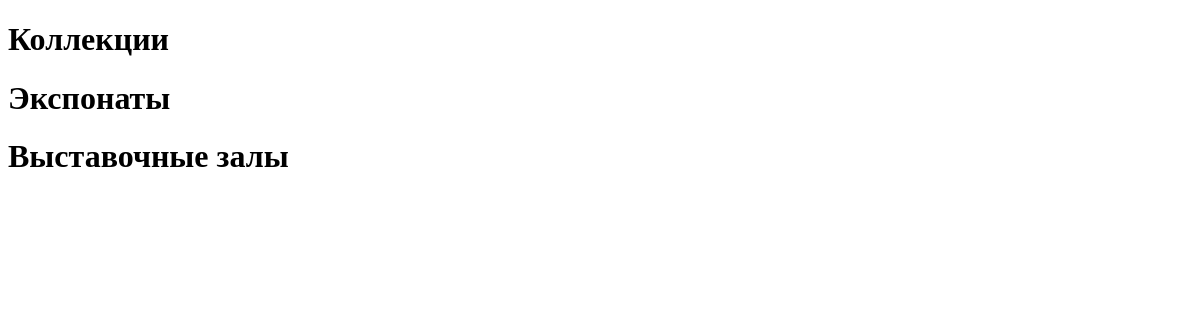
Page /btest/ on the earlier database version.
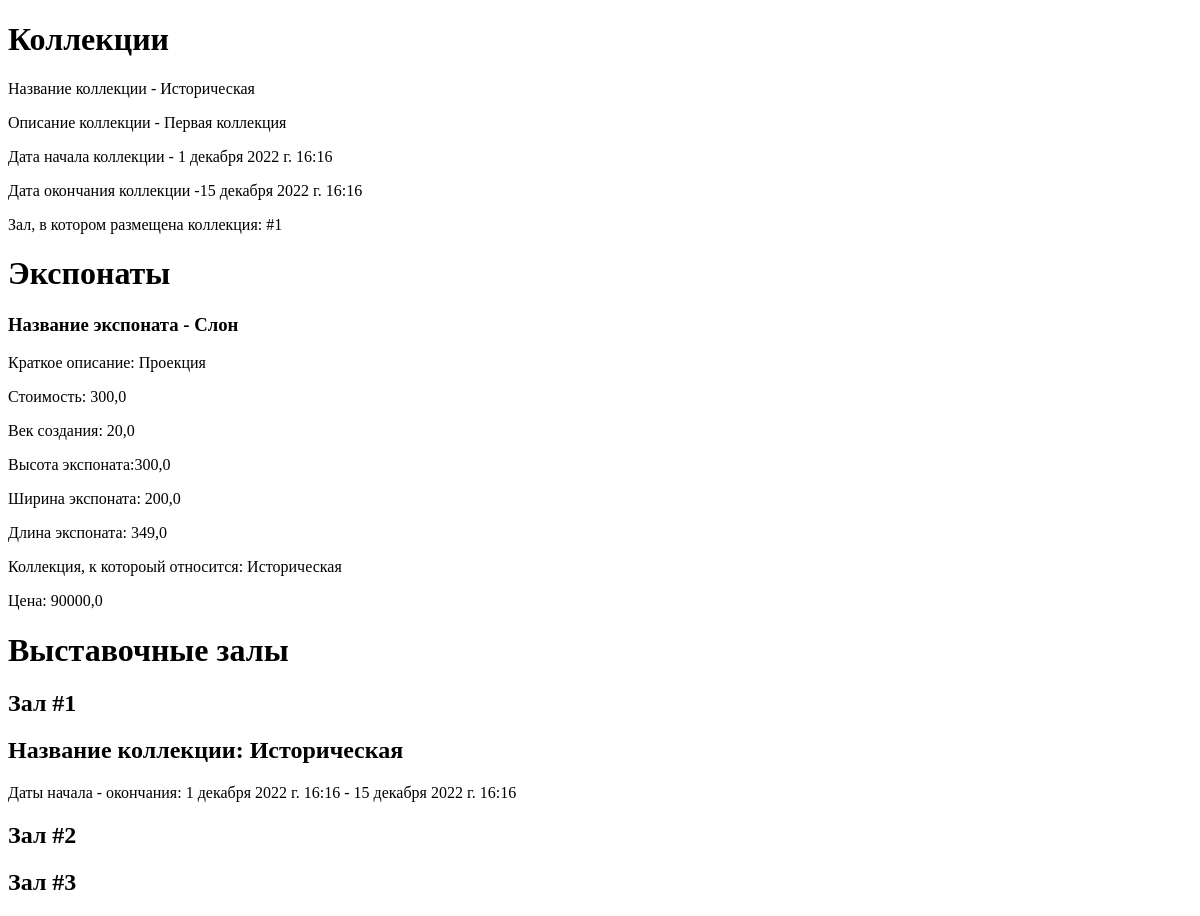
Same page on the later database version.
### btest/models.py (models this page shows, shortened)
class Collection(models.Model):
  name = models.CharField(max_length=50, verbose_name='Название')
  content = models.TextField(null=True, blank=True, verbose_name='Краткое описание')
  start_date= models.DateTimeField(null=True,verbose_name='Период показа')
  fin_date= models.DateTimeField(null=True,verbose_name='Период показа')
  zal= models.ForeignKey('Zal', null=True,   on_delete=models.PROTECT, verbose_name='Выставочный зал')
  def __str__(self):
    return self.name
  class Meta:
    verbose_name_plural = 'Коллекции'
    verbose_name = 'Коллекция'
    ordering = ['name']

class Zal(models.Model):
  name = models.CharField(max_length=50, verbose_name='Название')
  def __str__(self):
    return self.name
  class Meta:
    verbose_name_plural = 'Выставочные залы'
    verbose_name = 'Выставочный зал'
    ordering = ['name']

class Exponat(models.Model):
  name = models.CharField(max_length=50, verbose_name='Название')
  content = models.TextField(null=True, blank=True, verbose_name='Краткое описание')
  stoimost = models.FloatField(null=True, blank=True, verbose_name='Страховая стоимость')
  vek_sozdania = models.FloatField(null=True, blank=True, verbose_name='Век создания')
  visota = models.FloatField(null=True, blank=True, verbose_name='Высота')
  shirina = models.FloatField(null=True, blank=True, verbose_name='Ширина')
  dlina = models.FloatField(null=True, blank=True, verbose_name='Длина')
  collection = models.ForeignKey('Collection', null=True,   on_delete=models.PROTECT, verbose_name='Коллекция')
  price = models.FloatField(null=True, blank=True, verbose_name='Цена')
  class Meta:
    verbose_name_plural = 'Экспонаты'
    verbose_name = 'Экспонат'
    ordering = ['name']

### btest/views.py (the view)
# urls.py: path('', index),
def index(request):
    bbs = Collection.objects.all()
    rbs = Exponat.objects.all()
    tbs = Zal.objects.all()
    return render(request, "btest/index.html", {'bbs': bbs, 'rbs1': rbs, 'tbs': tbs })

### btest/templates/btest/index.html (shortened to what this page needs)
<!DOCTYPE html>
<html lang="ru">
<head>
</head>
<body>
	<h1>Коллекции</h1>
	{% for collection in bbs %}
	<div>
		<p> Название коллекции - {{ collection.name }}</p>
		<p> Описание коллекции - {{ collection.content }}</p>
		<p> Дата начала коллекции - {{ collection.start_date}}</p>
		<p> Дата окончания коллекции -{{ collection.fin_date}}</p>
		<p> Зал, в котором размещена коллекция: {{ collection.zal}}</p>
	</div>
	{% endfor %}
	<h1>Экспонаты</h1>
	{% for exponat in rbs1 %}
	<div>
		<h3> Название экспоната - {{ exponat.name }}</h3>
		<p> Краткое описание: {{ exponat.content }}</p>
		<p> Стоимость: {{ exponat.stoimost}}</p>
		<p> Век создания: {{ exponat.vek_sozdania}}</p>
		<p>Высота экспоната:{{ exponat.visota}}</p>
		<p>Ширина экспоната: {{ exponat.shirina}}</p>
		<p>Длина экспоната: {{ exponat.dlina}}</p>
		<p>Коллекция, к котороый относится: {{ exponat.collection}}</p>
		<p>Цена: {{ exponat.price}}</p>
	</div>
	{% endfor %}
	<h1>Выставочные залы</h1>
	{% for zal in tbs %}
	<div>
		<h2> Зал {{ zal.name }}</h2>
		{% for collection in zal.collection_set.all %}
		<div>
		<h2>Название коллекции: {{ collection.name }}</h2>
		<p>Даты начала - окончания: {{ collection.start_date}} - {{ collection.fin_date}}</p>
		</div>
		{% endfor %}
	</div>
	{% endfor %}
</body>
</html>

Differences in the rows shown:
added Collection: name "Историческая", content "Первая коллекция", start_date "1 декабря 2022 г. 16:16", fin_date "15 декабря 2022 г. 16:16", zal "#1"
added Exponat: name "Слон", content "Проекция", stoimost "300,0", vek_sozdania "20,0", visota "300,0", shirina "200,0", dlina "349,0", collection "Историческая", price "90000,0"
added Zal: name "#1"
added Zal: name "#2"
added Zal: name "#3"
